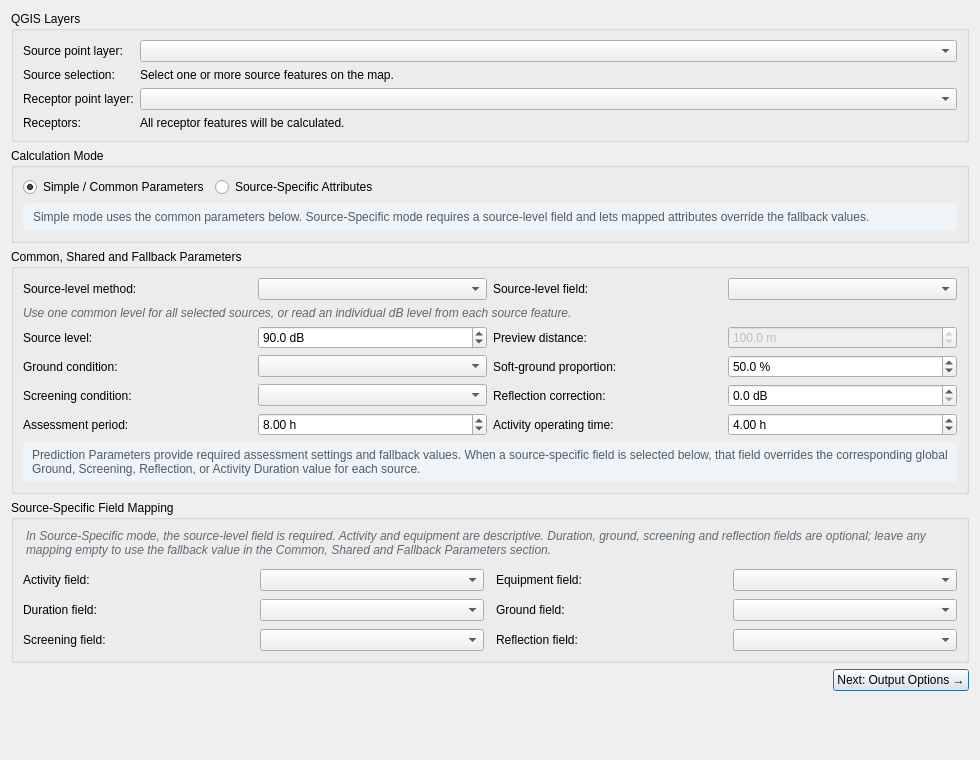
                  <widget class="QWidget" name="inputsScrollContents">
                    <property name="geometry">
                      <rect>
                        <x>0</x>
                        <y>0</y>
                        <width>980</width>
                        <height>760</height>
                      </rect>
                    </property>
                    <layout class="QVBoxLayout" name="inputsScrollLayout">
                      <item>
                        <widget class="QGroupBox" name="layersGroupBox">
                          <property name="title">
                            <string>QGIS Layers</string>
                          </property>
                          <layout class="QFormLayout" name="layersFormLayout">
                            <item row="0" column="0">
                              <widget class="QLabel" name="sourceLayerLabel">
                                <property name="text">
                                  <string>Source point layer:</string>
                                </property>
                              </widget>
                            </item>
                            <item row="0" column="1">
                              <widget class="QgsMapLayerComboBox" name="sourceLayerCombo"/>
                            </item>
                            <item row="1" column="0">
                              <widget class="QLabel" name="sourceSelectionLabel">
                                <property name="text">
                                  <string>Source selection:</string>
                                </property>
                              </widget>
                            </item>
                            <item row="1" column="1">
                              <widget class="QLabel" name="sourceStatusLabel">
                                <property name="text">
                                  <string>Select one or more source features on the map.</string>
                                </property>
                                <property name="wordWrap">
                                  <bool>true</bool>
                                </property>
                              </widget>
                            </item>
                            <item row="2" column="0">
                              <widget class="QLabel" name="receptorLayerLabel">
                                <property name="text">
                                  <string>Receptor point layer:</string>
                                </property>
                              </widget>
                            </item>
                            <item row="2" column="1">
                              <widget class="QgsMapLayerComboBox" name="receptorLayerCombo"/>
                            </item>
                            <item row="3" column="0">
                              <widget class="QLabel" name="receptorStatusTitleLabel">
                                <property name="text">
                                  <string>Receptors:</string>
                                </property>
                              </widget>
                            </item>
                            <item row="3" column="1">
                              <widget class="QLabel" name="receptorStatusLabel">
                                <property name="text">
                                  <string>All receptor features will be calculated.</string>
                                </property>
                                <property name="wordWrap">
                                  <bool>true</bool>
                                </property>
                              </widget>
                            </item>
                          </layout>
                        </widget>
                      </item>
                      <item>
  <widget class="QGroupBox" name="calculationModeGroupBox">
    <property name="title">
      <string>Calculation Mode</string>
    </property>
    <layout class="QVBoxLayout" name="calculationModeLayout">
      <item>
        <layout class="QHBoxLayout" name="calculationModeOptionsLayout">
          <item>
            <widget class="QRadioButton" name="simpleModeRadio">
              <property name="text">
                <string>Simple / Common Parameters</string>
              </property>
              <property name="checked">
                <bool>true</bool>
              </property>
              <property name="toolTip">
                <string>Use one common set of parameters, with an optional source-level field.</string>
              </property>
            </widget>
          </item>
          <item>
            <widget class="QRadioButton" name="sourceSpecificModeRadio">
              <property name="text">
                <string>Source-Specific Attributes</string>
              </property>
              <property name="toolTip">
                <string>Read the sound level and optional operating parameters from each source feature.</string>
              </property>
            </widget>
          </item>
          <item>
            <spacer name="calculationModeSpacer">
              <property name="orientation">
                <enum>Qt::Horizontal</enum>
              </property>
              <property name="sizeHint" stdset="0">
                <size>
                  <width>40</width>
                  <height>20</height>
                </size>
              </property>
            </spacer>
          </item>
        </layout>
      </item>
      <item>
        <widget class="QLabel" name="calculationModeHelpLabel">
          <property name="text">
            <string>Simple mode uses the common parameters below. Source-Specific mode requires a source-level field and lets mapped attributes override the fallback values.</string>
          </property>
          <property name="wordWrap">
            <bool>true</bool>
          </property>
          <property name="styleSheet">
            <string>color: #4f5b66; background: #eef4f8; padding: 7px; border-radius: 4px;</string>
          </property>
        </widget>
      </item>
    </layout>
  </widget>
</item><item>
                        <widget class="QGroupBox" name="parametersGroupBox">
                          <property name="title">
                            <string>Common, Shared and Fallback Parameters</string>
                          </property>
                          <layout class="QGridLayout" name="parametersGridLayout">
                            <item row="0" column="0">
                              <widget class="QLabel" name="sourceLevelModeLabel">
                                <property name="text">
                                  <string>Source-level method:</string>
                                </property>
                              </widget>
                            </item>
                            <item row="0" column="1">
                              <widget class="QComboBox" name="sourceLevelModeCombo"/>
                            </item>
                            <item row="0" column="2">
                              <widget class="QLabel" name="sourceLevelFieldLabel">
                                <property name="text">
                                  <string>Source-level field:</string>
                                </property>
                              </widget>
                            </item>
                            <item row="0" column="3">
                              <widget class="QgsFieldComboBox" name="sourceLevelFieldCombo"/>
                            </item>
                            <item row="1" column="0" colspan="4">
                              <widget class="QLabel" name="sourceLevelHelpLabel">
                                <property name="text">
                                  <string>Use one common level for all selected sources, or read an individual dB level from each source feature.</string>
                                </property>
                                <property name="wordWrap">
                                  <bool>true</bool>
                                </property>
                                <property name="styleSheet">
                                  <string>color: #666666; font-style: italic;</string>
                                </property>
                              </widget>
                            </item>
                            <item row="2" column="0">
                              <widget class="QLabel" name="sourceLevelLabel">
                                <property name="text">
                                  <string>Source level:</string>
                                </property>
                              </widget>
                            </item>
                            <item row="2" column="1">
                              <widget class="QDoubleSpinBox" name="sourceLevelSpin">
                                <property name="maximum">
                                  <double>200.000000000000000</double>
                                </property>
                                <property name="decimals">
                                  <number>1</number>
                                </property>
                                <property name="value">
                                  <double>90.000000000000000</double>
                                </property>
                                <property name="suffix">
                                  <string> dB</string>
                                </property>
                              </widget>
                            </item>
                            <item row="2" column="2">
                              <widget class="QLabel" name="distanceLabel">
                                <property name="text">
                                  <string>Preview distance:</string>
                                </property>
                              </widget>
                            </item>
                            <item row="2" column="3">
                              <widget class="QDoubleSpinBox" name="distanceSpin">
                                <property name="enabled">
                                  <bool>false</bool>
                                </property>
                                <property name="minimum">
                                  <double>0.100000000000000</double>
                                </property>
                                <property name="maximum">
                                  <double>1000000.000000000000000</double>
                                </property>
                                <property name="decimals">
                                  <number>1</number>
                                </property>
                                <property name="value">
                                  <double>100.000000000000000</double>
                                </property>
                                <property name="suffix">
                                  <string> m</string>
                                </property>
                              </widget>
                            </item>
                            <item row="3" column="0">
                              <widget class="QLabel" name="groundLabel">
                                <property name="text">
                                  <string>Ground condition:</string>
                                </property>
                              </widget>
                            </item>
                            <item row="3" column="1">
                              <widget class="QComboBox" name="groundCombo"/>
                            </item>
                            <item row="3" column="2">
                              <widget class="QLabel" name="softGroundLabel">
                                <property name="text">
                                  <string>Soft-ground proportion:</string>
                                </property>
                              </widget>
                            </item>
                            <item row="3" column="3">
                              <widget class="QDoubleSpinBox" name="softGroundSpin">
                                <property name="maximum">
                                  <double>100.000000000000000</double>
                                </property>
                                <property name="decimals">
                                  <number>1</number>
                                </property>
                                <property name="value">
                                  <double>50.000000000000000</double>
                                </property>
                                <property name="suffix">
                                  <string> %</string>
                                </property>
                              </widget>
                            </item>
                            <item row="4" column="0">
                              <widget class="QLabel" name="screeningLabel">
                                <property name="text">
                                  <string>Screening condition:</string>
                                </property>
                              </widget>
                            </item>
                            <item row="4" column="1">
                              <widget class="QComboBox" name="screeningCombo"/>
                            </item>
                            <item row="4" column="2">
                              <widget class="QLabel" name="reflectionLabel">
                                <property name="text">
                                  <string>Reflection correction:</string>
                                </property>
                              </widget>
                            </item>
                            <item row="4" column="3">
                              <widget class="QDoubleSpinBox" name="reflectionSpin">
                                <property name="maximum">
                                  <double>20.000000000000000</double>
                                </property>
                                <property name="decimals">
                                  <number>1</number>
                                </property>
                                <property name="suffix">
                                  <string> dB</string>
                                </property>
                              </widget>
                            </item>
                            <item row="5" column="0">
                              <widget class="QLabel" name="assessmentLabel">
                                <property name="text">
                                  <string>Assessment period:</string>
                                </property>
                              </widget>
                            </item>
                            <item row="5" column="1">
                              <widget class="QDoubleSpinBox" name="assessmentDurationSpin">
                                <property name="minimum">
                                  <double>0.010000000000000</double>
                                </property>
                                <property name="maximum">
                                  <double>48.000000000000000</double>
                                </property>
                                <property name="decimals">
                                  <number>2</number>
                                </property>
                                <property name="value">
                                  <double>8.000000000000000</double>
                                </property>
                                <property name="suffix">
                                  <string> h</string>
                                </property>
                              </widget>
                            </item>
                            <item row="5" column="2">
                              <widget class="QLabel" name="activityLabel">
                                <property name="text">
                                  <string>Activity operating time:</string>
                                </property>
                              </widget>
                            </item>
                            <item row="5" column="3">
                              <widget class="QDoubleSpinBox" name="activityDurationSpin">
                                <property name="minimum">
                                  <double>0.010000000000000</double>
                                </property>
                                <property name="maximum">
                                  <double>48.000000000000000</double>
                                </property>
                                <property name="decimals">
                                  <number>2</number>
                                </property>
                                <property name="value">
                                  <double>4.000000000000000</double>
                                </property>
                                <property name="suffix">
                                  <string> h</string>
                                </property>
                              </widget>
                            </item>
                            <item row="6" column="0" colspan="4">
                              <widget class="QLabel" name="parameterFallbackHelpLabel">
                                <property name="text">
                                  <string>Prediction Parameters provide required assessment settings and fallback values. When a source-specific field is selected below, that field overrides the corresponding global Ground, Screening, Reflection, or Activity Duration value for each source.</string>
                                </property>
                                <property name="wordWrap">
                                  <bool>true</bool>
                                </property>
                                <property name="styleSheet">
                                  <string>color: #4f5b66; background: #eef4f8; padding: 6px; border-radius: 4px;</string>
                                </property>
                              </widget>
                            </item>
                          </layout>
                        </widget>
                      </item>
                      <item>
                        <widget class="QGroupBox" name="activityAttributesGroupBox">
                          <property name="title">
                            <string>Source-Specific Field Mapping</string>
                          </property>
                          <property name="toolTip">
                            <string>Map source-layer fields to Phase 4C activity attributes. These mappings will be used when source-specific processing is enabled.</string>
                          </property>
                          <layout class="QGridLayout" name="activityAttributesGridLayout">
                            <property name="horizontalSpacing">
                              <number>12</number>
                            </property>
                            <property name="verticalSpacing">
                              <number>8</number>
                            </property>
                            <item row="0" column="0" colspan="4">
                              <widget class="QLabel" name="activityAttributesHelpLabel">
                                <property name="text">
                                  <string>In Source-Specific mode, the source-level field is required. Activity and equipment are descriptive. Duration, ground, screening and reflection fields are optional; leave any mapping empty to use the fallback value in the Common, Shared and Fallback Parameters section.</string>
                                </property>
                                <property name="wordWrap">
                                  <bool>true</bool>
                                </property>
                                <property name="styleSheet">
                                  <string>color: #5f6b76; font-style: italic; padding-bottom: 4px;</string>
                                </property>
                              </widget>
                            </item>
                            <item row="1" column="0">
                              <widget class="QLabel" name="activityFieldLabel">
                                <property name="text">
                                  <string>Activity field:</string>
                                </property>
                                <property name="buddy">
                                  <cstring>activityFieldCombo</cstring>
                                </property>
                              </widget>
                            </item>
                            <item row="1" column="1">
                              <widget class="QgsFieldComboBox" name="activityFieldCombo">
                                <property name="toolTip">
                                  <string>Field containing the activity name or activity identifier.</string>
                                </property>
                                <property name="minimumSize">
                                  <size>
                                    <width>210</width>
                                    <height>0</height>
                                  </size>
                                </property>
                              </widget>
                            </item>
                            <item row="1" column="2">
                              <widget class="QLabel" name="equipmentFieldLabel">
                                <property name="text">
                                  <string>Equipment field:</string>
                                </property>
                                <property name="buddy">
                                  <cstring>equipmentFieldCombo</cstring>
                                </property>
                              </widget>
                            </item>
                            <item row="1" column="3">
                              <widget class="QgsFieldComboBox" name="equipmentFieldCombo">
                                <property name="toolTip">
                                  <string>Field containing the plant or equipment description.</string>
                                </property>
                                <property name="minimumSize">
                                  <size>
                                    <width>210</width>
                                    <height>0</height>
                                  </size>
                                </property>
                              </widget>
                            </item>
                            <item row="2" column="0">
                              <widget class="QLabel" name="durationFieldLabel">
                                <property name="text">
                                  <string>Duration field:</string>
                                </property>
                                <property name="buddy">
                                  <cstring>durationFieldCombo</cstring>
                                </property>
                              </widget>
                            </item>
                            <item row="2" column="1">
                              <widget class="QgsFieldComboBox" name="durationFieldCombo">
                                <property name="toolTip">
                                  <string>Field containing a numeric value. Numeric fields and text fields containing numbers are supported.</string>
                                </property>
                                <property name="minimumSize">
                                  <size>
                                    <width>210</width>
                                    <height>0</height>
                                  </size>
                                </property>
                              </widget>
                            </item>
                            <item row="2" column="2">
                              <widget class="QLabel" name="groundFieldLabel">
                                <property name="text">
                                  <string>Ground field:</string>
                                </property>
                                <property name="buddy">
                                  <cstring>groundFieldCombo</cstring>
                                </property>
                              </widget>
                            </item>
                            <item row="2" column="3">
                              <widget class="QgsFieldComboBox" name="groundFieldCombo">
                                <property name="toolTip">
                                  <string>Field describing the ground condition or soft-ground proportion.</string>
                                </property>
                                <property name="minimumSize">
                                  <size>
                                    <width>210</width>
                                    <height>0</height>
                                  </size>
                                </property>
                              </widget>
                            </item>
                            <item row="3" column="0">
                              <widget class="QLabel" name="screeningFieldLabel">
                                <property name="text">
                                  <string>Screening field:</string>
                                </property>
                                <property name="buddy">
                                  <cstring>screeningFieldCombo</cstring>
                                </property>
                              </widget>
                            </item>
                            <item row="3" column="1">
                              <widget class="QgsFieldComboBox" name="screeningFieldCombo">
                                <property name="toolTip">
                                  <string>Field describing screening or barrier attenuation.</string>
                                </property>
                                <property name="minimumSize">
                                  <size>
                                    <width>210</width>
                                    <height>0</height>
                                  </size>
                                </property>
                              </widget>
                            </item>
                            <item row="3" column="2">
                              <widget class="QLabel" name="reflectionFieldLabel">
                                <property name="text">
                                  <string>Reflection field:</string>
                                </property>
                                <property name="buddy">
                                  <cstring>reflectionFieldCombo</cstring>
                                </property>
                              </widget>
                            </item>
                            <item row="3" column="3">
                              <widget class="QgsFieldComboBox" name="reflectionFieldCombo">
                                <property name="toolTip">
                                  <string>Field containing a numeric value. Numeric fields and text fields containing numbers are supported.</string>
                                </property>
                                <property name="minimumSize">
                                  <size>
                                    <width>210</width>
                                    <height>0</height>
                                  </size>
                                </property>
                              </widget>
                            </item>
                          </layout>
                        </widget>
                      </item>
                      <item>
  <layout class="QHBoxLayout" name="inputNavigationLayout">
    <item>
      <spacer name="inputNavigationSpacer">
        <property name="orientation">
          <enum>Qt::Horizontal</enum>
        </property>
        <property name="sizeHint" stdset="0">
          <size>
            <width>40</width>
            <height>20</height>
          </size>
        </property>
      </spacer>
    </item>
    <item>
      <widget class="QPushButton" name="nextButton">
        <property name="text">
          <string>Next: Output Options →</string>
        </property>
        <property name="default">
          <bool>true</bool>
        </property>
        <property name="minimumHeight">
          <number>36</number>
        </property>
        <property name="minimumWidth">
          <number>190</number>
        </property>
      </widget>
    </item>
  </layout>
</item><item>
                        <spacer name="inputsVerticalSpacer">
                          <property name="orientation">
                            <enum>Qt::Vertical</enum>
                          </property>
                          <property name="sizeHint" stdset="0">
                            <size>
                              <width>20</width>
                              <height>40</height>
                            </size>
                          </property>
                        </spacer>
                      </item>
                    </layout>
                  </widget>
